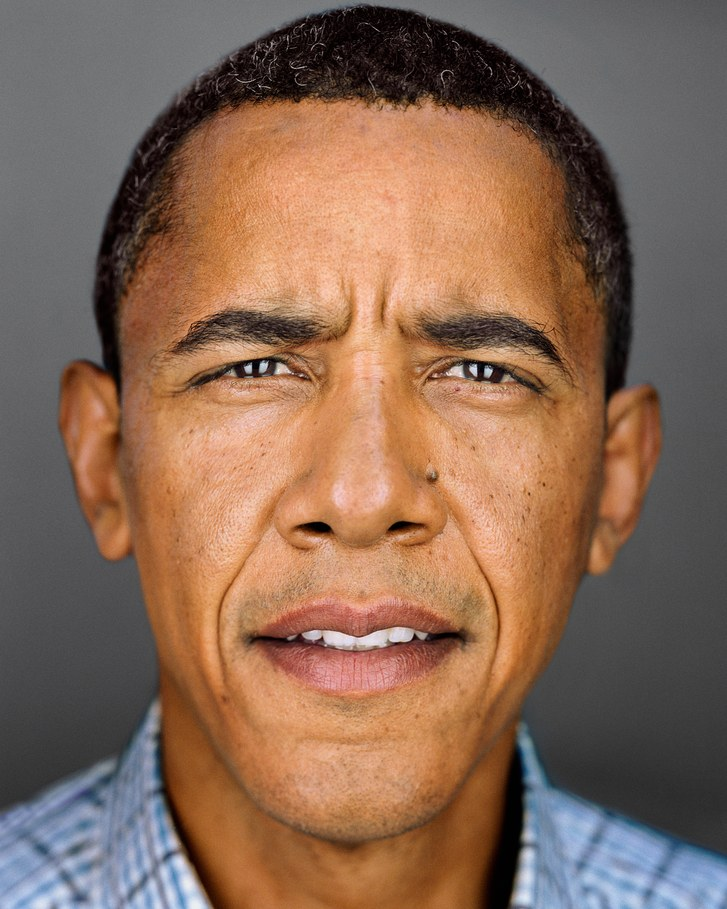
#> input picture data/obama.jpg, 727 x 909 px
$ python skin_mask.py --image ../data/obama.jpg
#> lines starting #> are read from the running program, lines starting #| are printed output that depends on the picture; after the words box and inside, x2 and y2 are one past the last pixel; in counts of white or black regions, pixels touching at a corner belong together
#!/usr/bin/env python3
"""
Skin mask utility using color-based detection

Detects skin regions using YCrCb color space (better than HSV for skin).
Excludes hair, eyes, mouth, and background.
"""

import numpy as np
import cv2


def detect_skin_ycrcb(image_bgr: np.ndarray) -> np.ndarray:
    """
    Detect skin regions using YCrCb color space.
    """
    # Convert to YCrCb
    ycrcb = cv2.cvtColor(image_bgr, cv2.COLOR_BGR2YCrCb)

    # Expanded skin color range for diverse skin tones
    # Includes darker skin tones
    lower = np.array([0, 128, 65])
    upper = np.array([255, 180, 145])

    mask = cv2.inRange(ycrcb, lower, upper)

    return mask


def detect_skin_hsv(image_bgr: np.ndarray) -> np.ndarray:
    """
    Detect skin regions using HSV color space.
    """
    hsv = cv2.cvtColor(image_bgr, cv2.COLOR_BGR2HSV)

    # Expanded skin range for better detection
    lower = np.array([0, 15, 50])
    upper = np.array([20, 255, 255])

    mask = cv2.inRange(hsv, lower, upper)

    return mask


def detect_skin_rgb(image_bgr: np.ndarray) -> np.ndarray:
    """
    Detect skin using RGB rules.
    """
    b, g, r = cv2.split(image_bgr.astype(np.float32))

    # RGB skin detection rules
    mask = (r > 95) & (g > 40) & (b > 20) & \
           ((r - g) > 15) & ((r - b) > 15) & \
           (r > g) & (r > b)

    return (mask.astype(np.uint8) * 255)


def create_skin_mask_color(
    image_bgr: np.ndarray,
    use_morphology: bool = True,
    min_skin_area: int = 3000
) -> np.ndarray:
    """
    Create skin mask using color detection.

    Args:
        image_bgr: Input BGR image
        use_morphology: Apply morphological cleanup
        min_skin_area: Minimum connected region to keep

    Returns:
        Binary mask (255 = skin, 0 = non-skin)
    """
    h, w = image_bgr.shape[:2]

    # Get skin masks from multiple methods
    mask_ycrcb = detect_skin_ycrcb(image_bgr)
    mask_hsv = detect_skin_hsv(image_bgr)
    mask_rgb = detect_skin_rgb(image_bgr)

    # Combine (union for coverage)
    mask = cv2.bitwise_or(mask_ycrcb, mask_hsv)
    mask = cv2.bitwise_or(mask, mask_rgb)

    # Morphological cleanup
    if use_morphology:
        kernel = cv2.getStructuringElement(cv2.MORPH_ELLIPSE, (3, 3))
        mask = cv2.morphologyEx(mask, cv2.MORPH_OPEN, kernel)
        mask = cv2.morphologyEx(mask, cv2.MORPH_CLOSE, kernel)

    # Find largest connected component (main face region)
    contours, _ = cv2.findContours(mask, cv2.RETR_EXTERNAL, cv2.CHAIN_APPROX_SIMPLE)

    # Create clean mask
    clean_mask = np.zeros((h, w), dtype=np.uint8)

    for contour in contours:
        area = cv2.contourArea(contour)
        if area >= min_skin_area:
            cv2.drawContours(clean_mask, [contour], -1, 255, -1)

    # Slight dilation for coverage
    kernel = cv2.getStructuringElement(cv2.MORPH_ELLIPSE, (7, 7))
    clean_mask = cv2.dilate(clean_mask, kernel, iterations=1)

    # STRONG feather - ~6% of image (fixed for smooth edges!)
    k = max(41, (min(h, w) // 18) | 1)
    clean_mask = cv2.GaussianBlur(clean_mask, (k, k), 0)

    return clean_mask


def create_face_mask_color(
    image_bgr: np.ndarray,
    with_neck: bool = True
) -> np.ndarray:
    """
    Create combined mask (face + neck) using color detection only.
    Skip hard rectangles - just use smooth color detection to avoid visible edges.
    """
    h, w = image_bgr.shape[:2]

    # Use only soft color-based skin mask, NO hard face detection rectangles
    skin_mask = create_skin_mask_color(image_bgr)

    # EXTRA strong feathering to eliminate any visible edge artifacts
    # Use very large blur kernel
    k = max(61, (min(h, w) // 15) | 1)
    skin_mask = cv2.GaussianBlur(skin_mask, (k, k), 0)

    return skin_mask


# Alias for compatibility
create_skin_mask = create_face_mask_color


if __name__ == "__main__":
    import argparse
    parser = argparse.ArgumentParser()
    parser.add_argument("--image", required=True)
    args = parser.parse_args()

    img = cv2.imread(args.image)
#> img is the input picture: shape (909, 727, 3); mean B, G, R 86.3, 105, 135.7
    mask = create_face_mask_color(img)
#> in detect_skin_ycrcb, `ycrcb = cv2.cvtColor(image_bgr, cv2.COLOR_BGR2YCrCb)`: ycrcb: shape (909, 727, 3); mean of channels 0, 1, 2 112.1, 144.9, 113.4
#> in detect_skin_ycrcb, `mask = cv2.inRange(ycrcb, lower, upper)`:
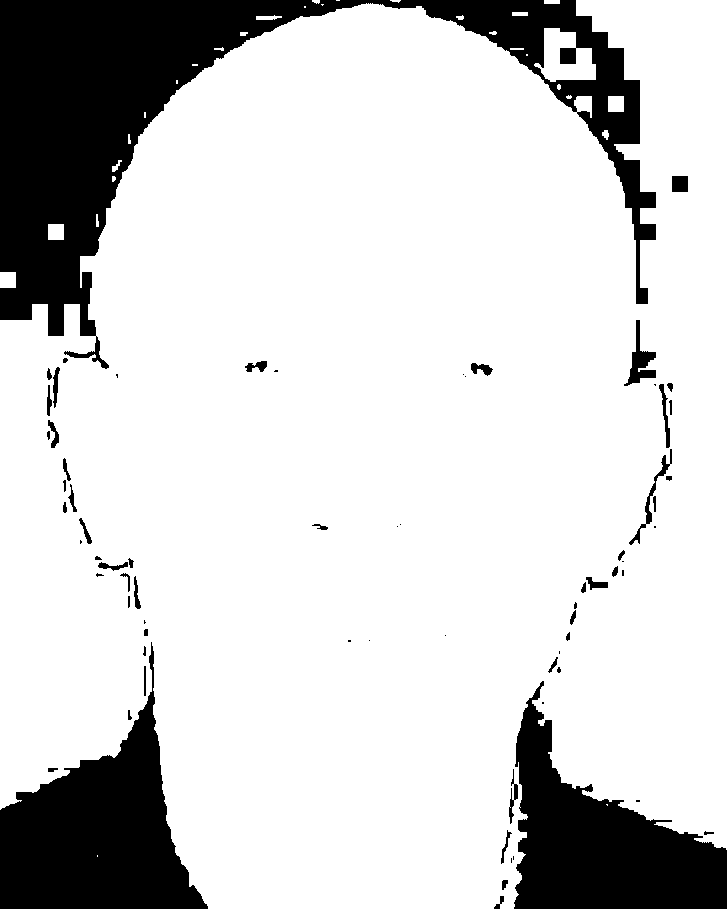
#> mask: shape (909, 727); 82.4% white; 71 black regions (23 under 20 px), largest, box (x1, y1, x2, y2) and area: (0, 0, 656, 369) 62857, (0, 642, 208, 909) 25814, (514, 681, 727, 909) 23175
#> in detect_skin_hsv, `hsv = cv2.cvtColor(image_bgr, cv2.COLOR_BGR2HSV)`: hsv: shape (909, 727, 3); mean H, S, V 43.9, 93.6, 139.8
#> in detect_skin_hsv, `mask = cv2.inRange(hsv, lower, upper)`: mask: shape (909, 727); 53.8% white; 236 black regions (211 under 20 px), largest, box (x1, y1, x2, y2) and area: (0, 0, 727, 909) 300470, (195, 358, 285, 385) 690, (456, 360, 514, 383) 605
#> in detect_skin_rgb, `b, g, r = cv2.split(image_bgr.astype(np.float32))`:
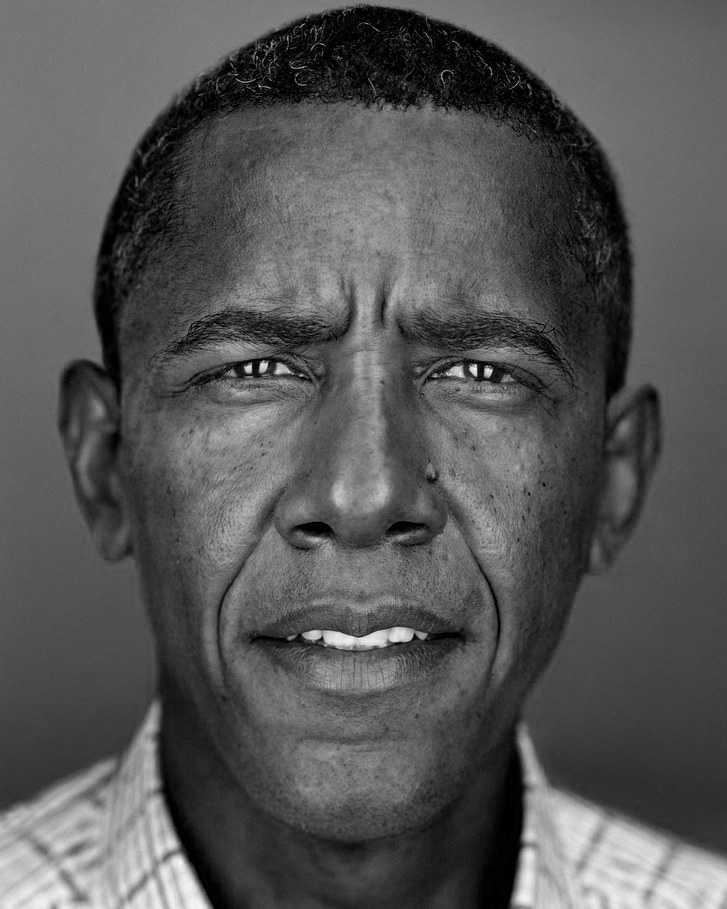
#> b: shape (909, 727) float32; min 0, max 245, mean 86.3
#> in detect_skin_rgb, `b, g, r = cv2.split(image_bgr.astype(np.float32))`:
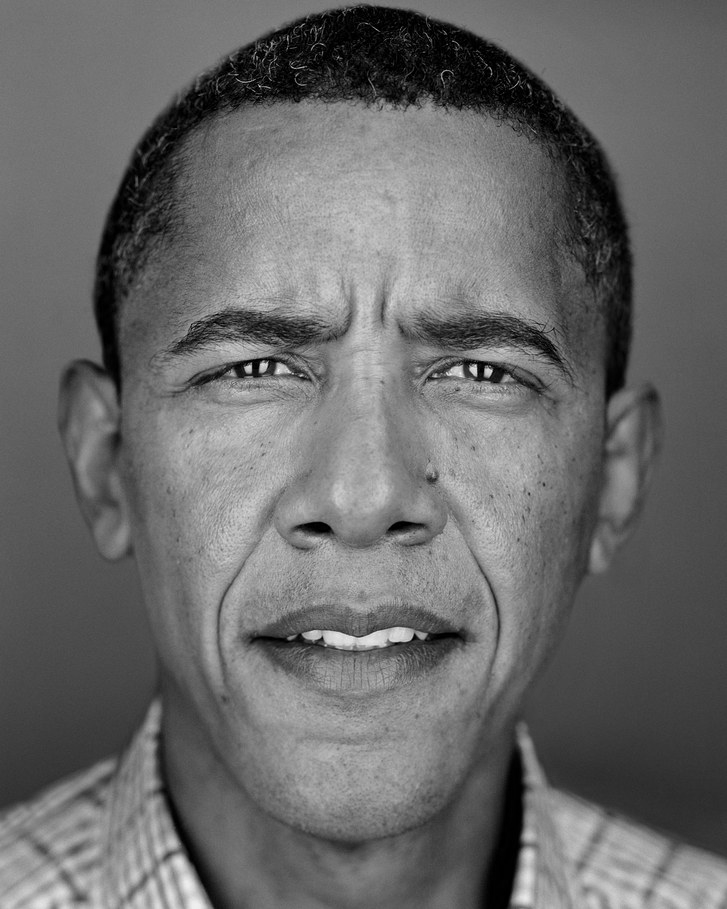
#> g: shape (909, 727) float32; min 0, max 250, mean 105
#> in detect_skin_rgb, `b, g, r = cv2.split(image_bgr.astype(np.float32))`:
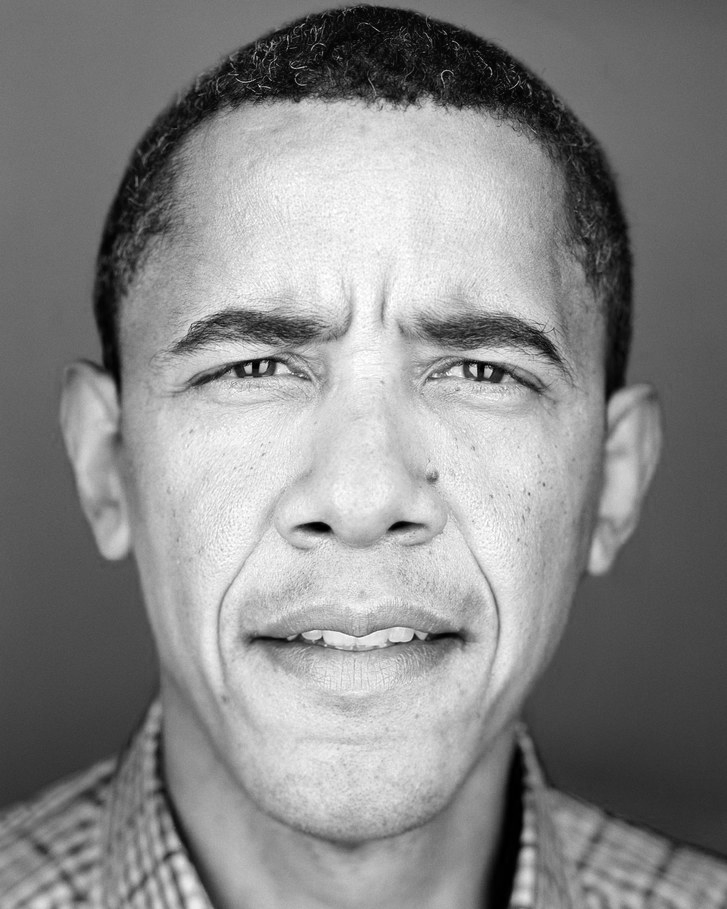
#> r: shape (909, 727) float32; min 0, max 255, mean 135.7
#> in detect_skin_rgb, `mask = (r > 95) & (g > 40) & (b > 20) & \ ((r - g) > 15) & ((r - b) > ..`: mask: shape (909, 727) bool; 49.6% white; 174 white regions (168 under 20 px), largest, box (x1, y1, x2, y2) and area: (58, 92, 663, 909) 327160, (176, 835, 214, 909) 278, (441, 338, 457, 344) 32, (496, 320, 512, 326) 30, (137, 225, 144, 234) 23, (397, 639, 412, 642) 21
#> in create_skin_mask_color, `mask = cv2.morphologyEx(mask, cv2.MORPH_OPEN, kernel)`: mask: shape (909, 727); 82.3% white; 63 black regions (22 under 20 px), largest, box (x1, y1, x2, y2) and area: (0, 0, 656, 369) 63158, (0, 642, 208, 909) 25826, (514, 681, 727, 909) 23237
#> in create_skin_mask_color, `mask = cv2.morphologyEx(mask, cv2.MORPH_CLOSE, kernel)`:
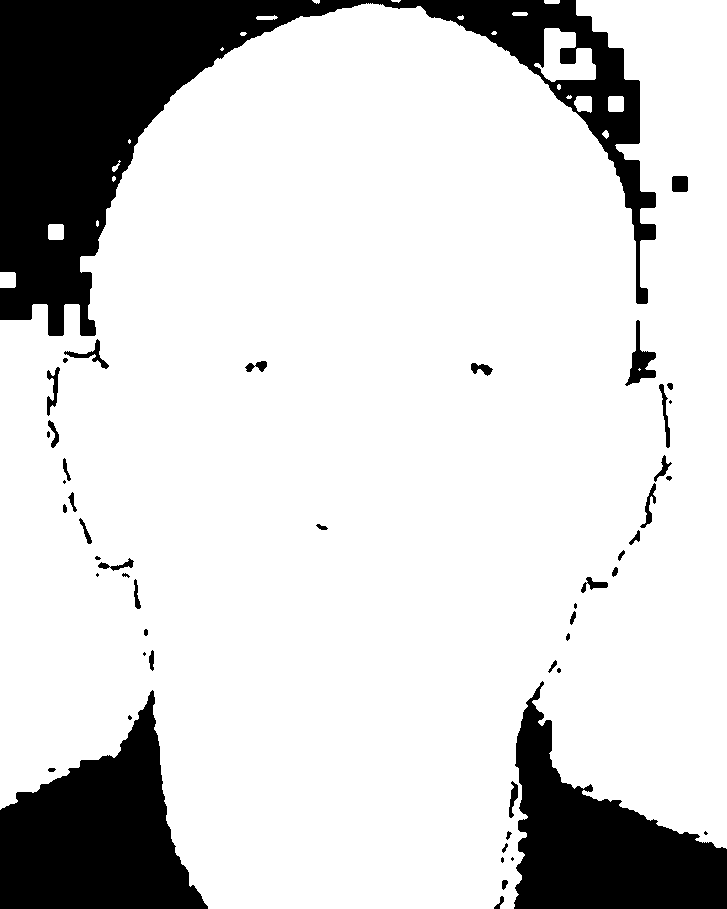
#> mask: shape (909, 727); 82.4% white; 51 black regions (13 under 20 px)
#> in create_skin_mask_color, `contours, _ = cv2.findContours(mask, cv2.RETR_EXTERNAL, cv2.CHAIN_APPR..`: contours = 22 contours, 11 with area under 20; largest, box (x1, y1, x2, y2) and area: (0, 0, 727, 909) 543456, (534, 28, 596, 82) 1834, (574, 96, 592, 113) 225, (0, 272, 16, 288) 224, (48, 224, 64, 240) 223
#> the loop in create_skin_mask_color, `for contour in contours:` made 22 passes
#> area on passes 1, 2, 5, 7, 8, 9, 15, 17, 18, 19, 20: 224, 223, 26.5, 30.5, 223, 225, 1834.5, 58.5, 43, 543456.5, 44
#> after the loop in create_skin_mask_color, `for contour in contours:`:
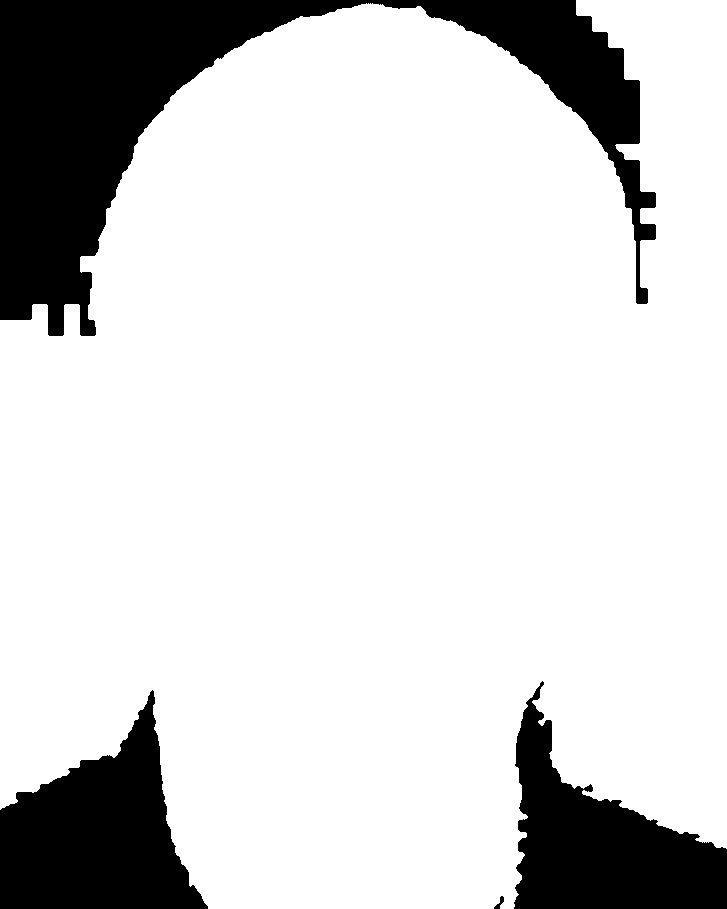
#> clean_mask: shape (909, 727); 82.6% white; 4 black regions, box (x1, y1, x2, y2) and area: (0, 0, 656, 336) 66270, (0, 690, 208, 909) 25685, (514, 681, 727, 909) 23178, (494, 896, 504, 909) 53
#> in create_skin_mask_color, `clean_mask = cv2.dilate(clean_mask, kernel, iterations=1)`: clean_mask: shape (909, 727); 83.8% white; 11 black regions (6 under 20 px), largest, box (x1, y1, x2, y2) and area: (0, 0, 366, 333) 47418, (0, 705, 205, 909) 24262, (517, 706, 727, 909) 21300, (373, 0, 653, 239) 13957, (639, 290, 645, 301) 62

    vis = cv2.bitwise_and(img, img, mask=mask)
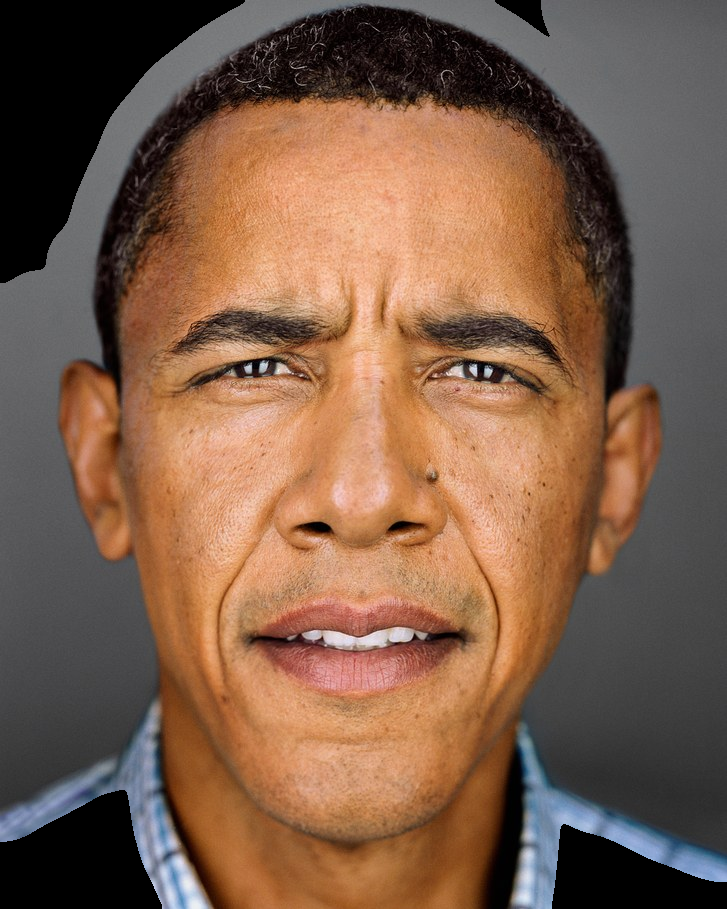
#> vis: shape (909, 727, 3); mean B, G, R 74, 93.9, 125.4
    cv2.imwrite("mask_color.png", vis)
    print("Saved mask_color.png")
